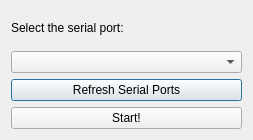
<?xml version="1.0" encoding="UTF-8"?>
<ui version="4.0">
 <class>mdcDialog</class>
 <widget class="QDialog" name="mdcDialog">
  <property name="geometry">
   <rect>
    <x>0</x>
    <y>0</y>
    <width>253</width>
    <height>140</height>
   </rect>
  </property>
  <property name="windowTitle">
   <string>Mic Data Collector</string>
  </property>
  <layout class="QVBoxLayout" name="verticalLayout">
   <item>
    <widget class="QLabel" name="serialPortLbl">
     <property name="text">
      <string>Select the serial port:</string>
     </property>
    </widget>
   </item>
   <item>
    <widget class="QComboBox" name="serialPortCombo"/>
   </item>
   <item>
    <widget class="QPushButton" name="refreshBtn">
     <property name="text">
      <string>Refresh Serial Ports</string>
     </property>
    </widget>
   </item>
   <item>
    <widget class="QPushButton" name="startBtn">
     <property name="text">
      <string>Start!</string>
     </property>
    </widget>
   </item>
  </layout>
 </widget>
 <resources/>
 <connections/>
</ui>
